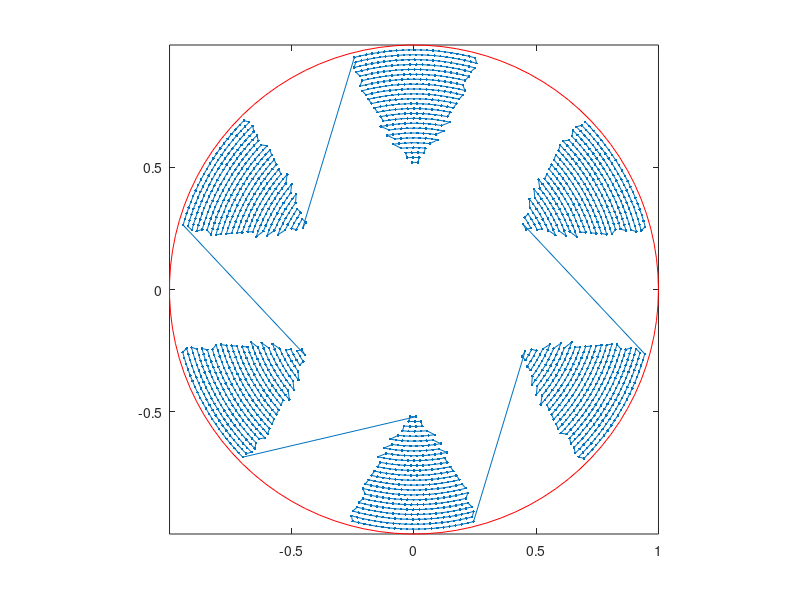

Recreate this plot in MATLAB.
% Load file generated from c++ code
M = csvread('illumination_coords.txt');

x = M(:,1);
y = M(:,2);

th = linspace(0, 2*pi, 100);

plot(x, y, '.-', cos(th), sin(th), 'r');
axis image

set(gcf, 'color', 'w')